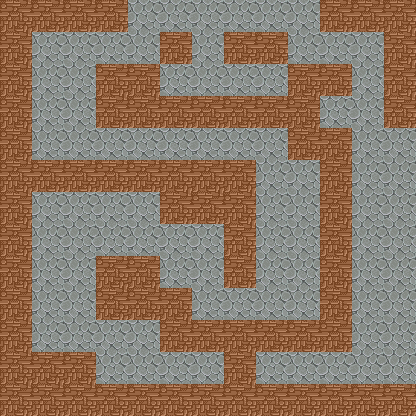

This is a level from a 2D game, rendered from its Tiled map with the project's own tilesets. A one-line summary and the map file follow, with tile-layer data summarised:
An orthogonal 13x13 tile map with 32x32 px tiles, 1 tile layer (块层 1).

<map version="1.0" orientation="orthogonal" width="13" height="13" tilewidth="32" tileheight="32">
 <tileset firstgid="1" name="terrain" tilewidth="32" tileheight="32">
  <image source="terrain.png" width="64" height="32" />
 </tileset>
 <layer name="块层 1" width="13" height="13">
  <data>[169 cells, 169 non-empty, 2 distinct tile ids]</data>
 </layer>
</map>
